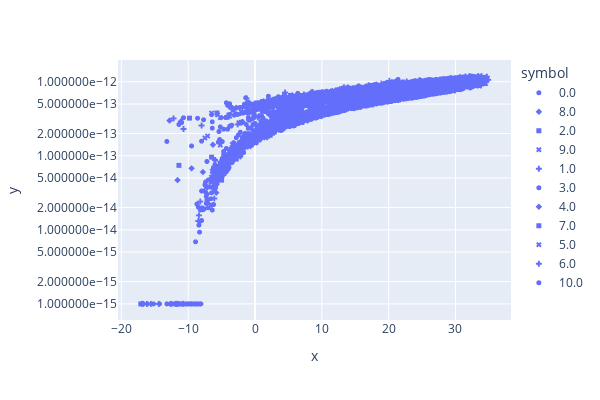

Here is the notebook cell this chart was saved with:
### Code cell
import plotly.express as px


# 데이터 추출
days = [dict['day'] for dict in cn2_databse_dict]
temps = [dict['기온(°C)'] for dict in cn2_databse_dict]
humidity = [dict['습도(%)'] for dict in cn2_databse_dict]
wind = [dict['풍속(m/s)'] for dict in cn2_databse_dict]
eye = [dict['시정(10m)'] for dict in cn2_databse_dict]
cloud = [dict['전운량(10분위)'] for dict in cn2_databse_dict]

cn2s = [dict['cn2'] for dict in cn2_databse_dict]

# 'lowess', 'rolling', 'ewm', 'expanding', 'ols'])
fig = px.scatter(x=temps, y=cn2s, symbol=cloud)
fig.update_layout(yaxis_tickformat="e")
fig.update_layout(width=600,height=400)

fig.update_traces(marker_size=5)
fig.update_yaxes(type="log")
#plt.scatter(times, cn2s, s=2)
#plt.xlabel('Times')
#plt.yscale('log')
#plt.ylabel('Cn2')
#plt.title('Scatter Plot')
fig.show()

### Figure 1 — Plotly figure (JSON) as saved in the notebook; plotly's stock layout.template omitted (floating-point values rounded to 4 significant figures; data arrays with more than 128 entries replaced by an {"elided": "..."} marker saying what was removed)
{"data": [{"hovertemplate": "symbol=0.0<br>x=%{x}<br>y=%{y}<extra></extra>", "legendgroup": "0.0", "marker": {"color": "#636efa", "size": 5, "symbol": "circle"}, "mode": "markers", "name": "0.0", "showlegend": true, "type": "scattergl", "x": {"elided": "1826 float values"}, "xaxis": "x", "y": {"elided": "1826 float values"}, "yaxis": "y"}, {"hovertemplate": "symbol=8.0<br>x=%{x}<br>y=%{y}<extra></extra>", "legendgroup": "8.0", "marker": {"color": "#636efa", "size": 5, "symbol": "diamond"}, "mode": "markers", "name": "8.0", "showlegend": true, "type": "scattergl", "x": {"elided": "577 float values"}, "xaxis": "x", "y": {"elided": "577 float values"}, "yaxis": "y"}, {"hovertemplate": "symbol=2.0<br>x=%{x}<br>y=%{y}<extra></extra>", "legendgroup": "2.0", "marker": {"color": "#636efa", "size": 5, "symbol": "square"}, "mode": "markers", "name": "2.0", "showlegend": true, "type": "scattergl", "x": {"elided": "220 float values"}, "xaxis": "x", "y": {"elided": "220 float values"}, "yaxis": "y"}, {"hovertemplate": "symbol=9.0<br>x=%{x}<br>y=%{y}<extra></extra>", "legendgroup": "9.0", "marker": {"color": "#636efa", "size": 5, "symbol": "x"}, "mode": "markers", "name": "9.0", "showlegend": true, "type": "scattergl", "x": {"elided": "564 float values"}, "xaxis": "x", "y": {"elided": "564 float values"}, "yaxis": "y"}, {"hovertemplate": "symbol=1.0<br>x=%{x}<br>y=%{y}<extra></extra>", "legendgroup": "1.0", "marker": {"color": "#636efa", "size": 5, "symbol": "cross"}, "mode": "markers", "name": "1.0", "showlegend": true, "type": "scattergl", "x": {"elided": "183 float values"}, "xaxis": "x", "y": {"elided": "183 float values"}, "yaxis": "y"}, {"hovertemplate": "symbol=3.0<br>x=%{x}<br>y=%{y}<extra></extra>", "legendgroup": "3.0", "marker": {"color": "#636efa", "size": 5, "symbol": "circle"}, "mode": "markers", "name": "3.0", "showlegend": true, "type": "scattergl", "x": {"elided": "233 float values"}, "xaxis": "x", "y": {"elided": "233 float values"}, "yaxis": "y"}, {"hovertemplate": "symbol=4.0<br>x=%{x}<br>y=%{y}<extra></extra>", "legendgroup": "4.0", "marker": {"color": "#636efa", "size": 5, "symbol": "diamond"}, "mode": "markers", "name": "4.0", "showlegend": true, "type": "scattergl", "x": {"elided": "230 float values"}, "xaxis": "x", "y": {"elided": "230 float values"}, "yaxis": "y"}, {"hovertemplate": "symbol=7.0<br>x=%{x}<br>y=%{y}<extra></extra>", "legendgroup": "7.0", "marker": {"color": "#636efa", "size": 5, "symbol": "square"}, "mode": "markers", "name": "7.0", "showlegend": true, "type": "scattergl", "x": {"elided": "576 float values"}, "xaxis": "x", "y": {"elided": "576 float values"}, "yaxis": "y"}, {"hovertemplate": "symbol=5.0<br>x=%{x}<br>y=%{y}<extra></extra>", "legendgroup": "5.0", "marker": {"color": "#636efa", "size": 5, "symbol": "x"}, "mode": "markers", "name": "5.0", "showlegend": true, "type": "scattergl", "x": {"elided": "361 float values"}, "xaxis": "x", "y": {"elided": "361 float values"}, "yaxis": "y"}, {"hovertemplate": "symbol=6.0<br>x=%{x}<br>y=%{y}<extra></extra>", "legendgroup": "6.0", "marker": {"color": "#636efa", "size": 5, "symbol": "cross"}, "mode": "markers", "name": "6.0", "showlegend": true, "type": "scattergl", "x": {"elided": "777 float values"}, "xaxis": "x", "y": {"elided": "777 float values"}, "yaxis": "y"}, {"hovertemplate": "symbol=10.0<br>x=%{x}<br>y=%{y}<extra></extra>", "legendgroup": "10.0", "marker": {"color": "#636efa", "size": 5, "symbol": "circle"}, "mode": "markers", "name": "10.0", "showlegend": true, "type": "scattergl", "x": {"elided": "1216 float values"}, "xaxis": "x", "y": {"elided": "1216 float values"}, "yaxis": "y"}], "layout": {"height": 400, "legend": {"title": {"text": "symbol"}, "tracegroupgap": 0}, "margin": {"t": 60}, "width": 600, "xaxis": {"anchor": "y", "autorange": true, "domain": [0, 1], "range": [-20.51, 38.31], "title": {"text": "x"}, "type": "linear"}, "yaxis": {"anchor": "x", "autorange": true, "domain": [0, 1], "range": [-15.22, -11.71], "tickformat": "e", "title": {"text": "y"}, "type": "log"}}}
